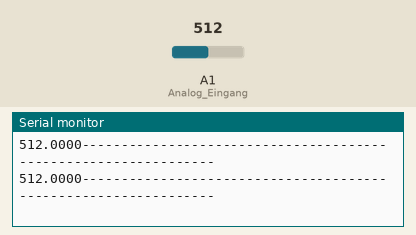
Simulated run of this sketch. Board: Arduino Uno, built with avr-gcc and run on an emulated ATmega328P. Parts: the last lines printed to the serial monitor. The inputs (shaded band) are chosen by the test bench; at power-on: A1 (Analog_Eingang) = 512.

Above: at 1.2 s.
1.3 s: A1 (Analog_Eingang) set to 716
At 1.63 s:
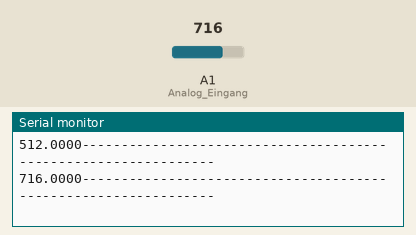
2.8 s: A1 (Analog_Eingang) set to 900
At 2.89 s:
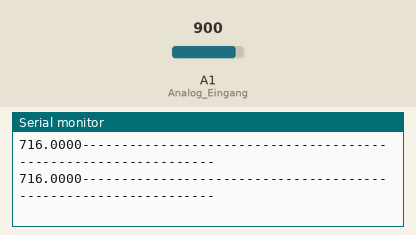
Timing chart, 0 to 5.8 s (numbered marks = the images above; inputs shaded):
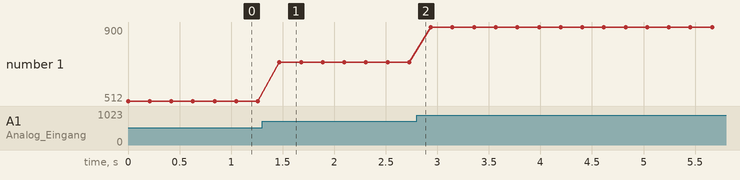

The sketch:

sound_sensor.ino
```cpp
// Declaration and initialization of the input pin
int Analog_Eingang = A1;

void setup ()
{
  pinMode (Analog_Eingang, INPUT);

  Serial.begin (9600);
}

// The program reads the current value of the input pins
// and outputs it via serial out
void loop ()
{
  float Analog;


  // Current value will be read and converted to the voltage
  Analog = analogRead (Analog_Eingang);

  // and outputted here
  Serial.print (Analog, 4);


  Serial.println ("----------------------------------------------------------------");
  delay (200);
}
```

Measured:
- after the input at 1.3 s, the serial monitor: prints a new line after 0.17 s (image 1)
- plotted number 1: 512 → 716 after the input at 1.3 s, 716 → 900 after the input at 2.8 s
